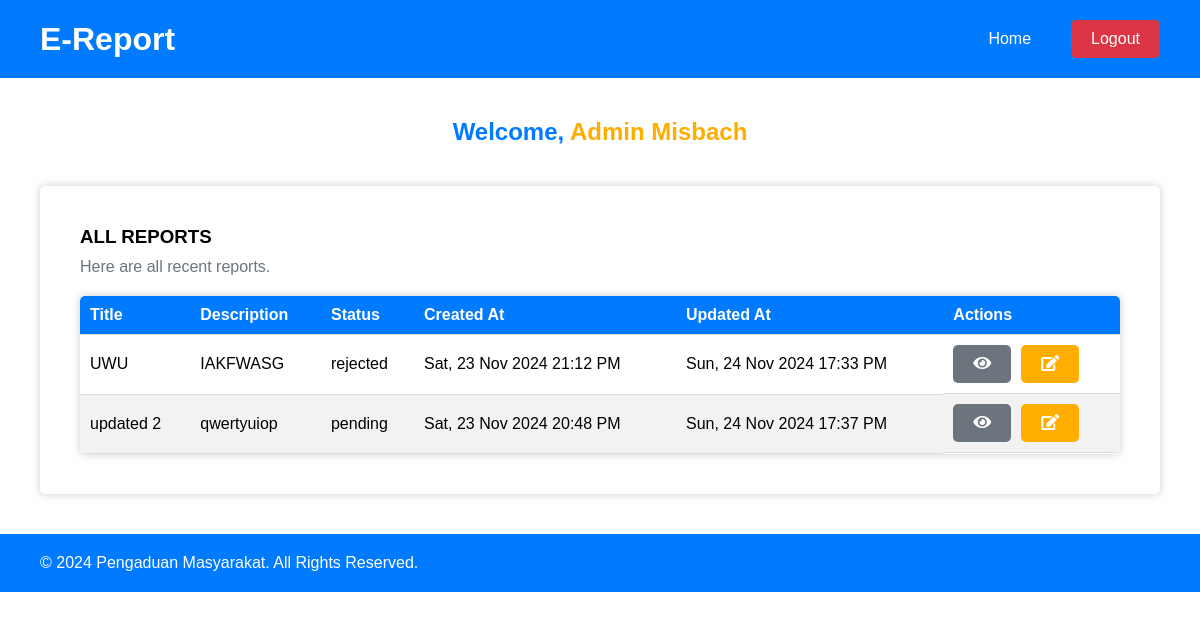
/public/?page=home (signed in), run on the app's committed database.
### tables this page shows
CREATE TABLE `reports` (
  `id` int(11) NOT NULL,
  `title` varchar(255) NOT NULL,
  `description` text NOT NULL,
  `attachment` varchar(255) DEFAULT NULL,
  `user_id` int(11) NOT NULL,
  `status` enum('pending','in_progress','resolved','rejected') NOT NULL DEFAULT 'pending',
  `response` text DEFAULT NULL,
  `created_at` timestamp NOT NULL DEFAULT current_timestamp(),
  `updated_at` timestamp NOT NULL DEFAULT current_timestamp()
);

### controllers/AdminController.php (called while the page is built, shortened)
<?php
require_once '../models/Report.php';
require_once '../helpers/url_helper.php';
class AdminController
{
    private $reportModel;
    public function __construct()
    {
        $this->reportModel = new Report();
    }
    public function index()
    {
        $reports = $this->reportModel->getAll();
        require_once '../views/admin/home.php';
    }
}

### public/index.php (called while the page is built)
<?php
require_once '../config/database.php';
require_once '../routes/web.php';

### config/database.php (called while the page is built)
<?php
class Database {
    private static $host = 'localhost';
    private static $dbName = 'e-report';
    private static $username = 'root';
    private static $password = '';
    private static $pdo;
    public static function getConnection() {
        if (self::$pdo == null) {
            try {
                $dsn = 'mysql:host=' . self::$host . ';dbname=' . self::$dbName . ';charset=utf8';
                self::$pdo = new PDO($dsn, self::$username, self::$password);
                self::$pdo->setAttribute(PDO::ATTR_ERRMODE, PDO::ERRMODE_EXCEPTION);
            } catch (PDOException $e) {
                die('Connection failed: ' . $e->getMessage());
            }
        }
        return self::$pdo;
    }
}

### models/Report.php (called while the page is built, shortened)
<?php
require_once '../config/database.php';
class Report
{
    private $pdo;
    public function __construct()
    {
        $this->pdo = Database::getConnection();
    }
    public function getAll()
    {
        $sql = "SELECT * FROM reports ORDER BY created_at DESC";
        $stmt = $this->pdo->prepare($sql);
        $stmt->execute();
        return $stmt->fetchAll(PDO::FETCH_ASSOC);
    }
}

### helpers/date_helper.php (called while the page is built)
<?php
function format_date($date) {
    return date('D, d M Y H:i A', strtotime($date));
}
?>

### helpers/url_helper.php (called while the page is built, shortened)
<?php
function url($page, $params = []) {
    $baseUrl = "http://localhost/e-report/public";
    $queryString = http_build_query($params);
    return $baseUrl . "/?page=" . $page . ($queryString ? "&" . $queryString : "");
}

### views/admin/home.php (the view, shortened to what this page needs)
<?php
require_once '../views/layout/header.php';
require_once '../helpers/date_helper.php';
?>
<main>
    <h2>Welcome, <span><?php echo $_SESSION['user']['name']; ?></span></h2>
    <section>
        <h3>All Reports</h3>
        <p>Here are all recent reports.</p>
        <table>
            <thead>
                <tr>
                    <th>Title</th>
                    <th>Description</th>
                    <th>Status</th>
                    <th>Created At</th>
                    <th>Updated At</th>
                    <th>Actions</th>
                </tr>
            </thead>
            <tbody>
                <?php
                if (empty($reports)) {
                    echo '<tr ><td colspan="6" class="no-reports">No reports found.</td></tr>';
                } else {
                    foreach ($reports as $report):
                ?>
                        <tr>
                            <td><?= $report['title']; ?></td>
                            <td><?= $report['description']; ?></td>
                            <td><?= $report['status']; ?></td>
                            <td><?= format_date($report['created_at']) ?></td>
                            <td><?= format_date($report['updated_at']) ?></td>
                            <td class="actions">
                                <a class="btn view-btn" href="<?= url('report-view', ['id' => $report['id']]); ?>">
                                    <i class="fas fa-eye"></i>
                                </a>
                                <a class="btn edit-btn" href="<?= url('report-edit', ['id' => $report['id']]); ?>">
                                    <i class="fas fa-edit"></i>
                                </a>
                            </td>
                        </tr>
                <?php endforeach;
                } ?>
            </tbody>
        </table>
    </section>
</main>
<?php require_once '../views/layout/footer.php'; ?>

### assets/css/style.css (style rules this page uses)
* { margin: 0; padding: 0; font-family: "Montserrat", sans-serif; box-sizing: border-box; }
:root { --primary-color: #007bff; --secondary-color: #6c757d; --complement-color: #ffae00; --red-color: #dc3545; --padding-container: 20px 40px; --padding-btn: 10px 20px; --gap: 20px; --border-radius: 5px; --form-max-w: 500px; --box-shadow: 0 0 10px rgba(0, 0, 0, 0.2); }
a { text-decoration: none; color: inherit; }
body { background-color: var(--background-color); }
.btn { background-color: var(--primary-color); color: #fff; padding: var(--padding-btn); border-radius: var(--border-radius); position: relative; overflow: hidden; border: none; cursor: pointer; font-size: 1rem; font-weight: 500; text-align: center; }
.btn::before { content: ""; position: absolute; top: 0; right: 0; width: 0; height: 100%; background-color: rgba(0, 0, 0, 0.15); transition: width 0.3s ease-in-out; }
main { margin: 20px 0; padding: var(--padding-container); display: flex; flex-direction: column; gap: var(--gap); justify-content: center; align-items: center; }
h2 { text-align: center; margin-bottom: 20px; color: var(--primary-color); font-size: 24px; }
h2 > span { color: var(--complement-color); }
section { display: flex; flex-direction: column; gap: calc(var(--gap) / 2); padding: 40px; background-color: #fff; border-radius: var(--border-radius); box-shadow: var(--box-shadow); width: 100%; margin: 0 auto; }
section > h3 { text-transform: uppercase; }
section > p { color: var(--secondary-color); margin-bottom: 10px; }
table { width: 100%; border-collapse: collapse; background-color: #fff; box-shadow: var(--box-shadow); border-radius: var(--border-radius); overflow: hidden; }
tr { transition: background-color 0.3s ease-in-out; }
th, td { padding: 10px; text-align: left; border-bottom: 1px solid #ddd; }
th { background-color: var(--primary-color); color: #fff; }
tr:nth-child(even) { background-color: #f2f2f2; }
.actions { display: flex; gap: 10px; }
.view-btn { background-color: var(--secondary-color); }
.edit-btn { background-color: var(--complement-color); }

### data on the page
reports: title "UWU", description "IAKFWASG", status "rejected", created_at "Sat, 23 Nov 2024 21:12 PM", updated_at "Sun, 24 Nov 2024 17:33 PM"
reports: title "updated 2", description "qwertyuiop", status "pending", created_at "Sat, 23 Nov 2024 20:48 PM", updated_at "Sun, 24 Nov 2024 17:37 PM"

### other printed values
$_SESSION['user']['name'] "Admin Misbach"
